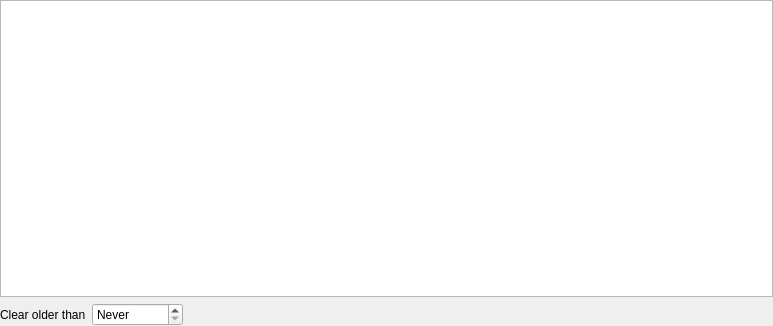
<?xml version="1.0" encoding="UTF-8"?>
<ui version="4.0">
 <class>AlertWidget</class>
 <widget class="QWidget" name="AlertWidget">
  <property name="geometry">
   <rect>
    <x>0</x>
    <y>0</y>
    <width>773</width>
    <height>326</height>
   </rect>
  </property>
  <property name="windowTitle">
   <string>Alerts</string>
  </property>
  <layout class="QVBoxLayout" name="verticalLayout">
   <property name="leftMargin">
    <number>0</number>
   </property>
   <property name="topMargin">
    <number>0</number>
   </property>
   <property name="rightMargin">
    <number>0</number>
   </property>
   <property name="bottomMargin">
    <number>0</number>
   </property>
   <item>
    <widget class="QTableView" name="alertTableView">
     <property name="focusPolicy">
      <enum>Qt::ClickFocus</enum>
     </property>
     <property name="contextMenuPolicy">
      <enum>Qt::ActionsContextMenu</enum>
     </property>
     <property name="editTriggers">
      <set>QAbstractItemView::NoEditTriggers</set>
     </property>
     <property name="tabKeyNavigation">
      <bool>false</bool>
     </property>
     <property name="showDropIndicator" stdset="0">
      <bool>false</bool>
     </property>
     <property name="dragDropOverwriteMode">
      <bool>false</bool>
     </property>
     <property name="alternatingRowColors">
      <bool>true</bool>
     </property>
     <property name="selectionMode">
      <enum>QAbstractItemView::SingleSelection</enum>
     </property>
     <property name="selectionBehavior">
      <enum>QAbstractItemView::SelectRows</enum>
     </property>
     <property name="verticalScrollMode">
      <enum>QAbstractItemView::ScrollPerPixel</enum>
     </property>
     <property name="horizontalScrollMode">
      <enum>QAbstractItemView::ScrollPerPixel</enum>
     </property>
     <attribute name="horizontalHeaderHighlightSections">
      <bool>false</bool>
     </attribute>
     <attribute name="horizontalHeaderStretchLastSection">
      <bool>true</bool>
     </attribute>
     <attribute name="verticalHeaderCascadingSectionResizes">
      <bool>true</bool>
     </attribute>
     <attribute name="verticalHeaderMinimumSectionSize">
      <number>20</number>
     </attribute>
     <attribute name="verticalHeaderDefaultSectionSize">
      <number>20</number>
     </attribute>
    </widget>
   </item>
   <item>
    <layout class="QHBoxLayout" name="horizontalLayout">
     <item>
      <widget class="QLabel" name="clearAlertOlderLabel">
       <property name="text">
        <string>Clear older than</string>
       </property>
      </widget>
     </item>
     <item>
      <widget class="QSpinBox" name="clearAlertOlderSpinBox">
       <property name="focusPolicy">
        <enum>Qt::ClickFocus</enum>
       </property>
       <property name="specialValueText">
        <string>Never</string>
       </property>
       <property name="suffix">
        <string> min(s)</string>
       </property>
       <property name="maximum">
        <number>9999</number>
       </property>
      </widget>
     </item>
     <item>
      <spacer name="horizontalSpacer">
       <property name="orientation">
        <enum>Qt::Horizontal</enum>
       </property>
       <property name="sizeHint" stdset="0">
        <size>
         <width>40</width>
         <height>20</height>
        </size>
       </property>
      </spacer>
     </item>
    </layout>
   </item>
  </layout>
  <action name="actionEditRules">
   <property name="text">
    <string>Edit Rules</string>
   </property>
  </action>
  <action name="actionColumnVisibility">
   <property name="text">
    <string>Column Visibility...</string>
   </property>
  </action>
  <action name="actionClear">
   <property name="text">
    <string>Clear</string>
   </property>
  </action>
 </widget>
 <resources/>
 <connections>
  <connection>
   <sender>alertTableView</sender>
   <signal>doubleClicked(QModelIndex)</signal>
   <receiver>AlertWidget</receiver>
   <slot>entryDoubleClicked(QModelIndex)</slot>
   <hints>
    <hint type="sourcelabel">
     <x>386</x>
     <y>147</y>
    </hint>
    <hint type="destinationlabel">
     <x>386</x>
     <y>162</y>
    </hint>
   </hints>
  </connection>
  <connection>
   <sender>clearAlertOlderSpinBox</sender>
   <signal>valueChanged(int)</signal>
   <receiver>AlertWidget</receiver>
   <slot>alertAgingChanged(int)</slot>
   <hints>
    <hint type="sourcelabel">
     <x>178</x>
     <y>302</y>
    </hint>
    <hint type="destinationlabel">
     <x>386</x>
     <y>162</y>
    </hint>
   </hints>
  </connection>
  <connection>
   <sender>actionEditRules</sender>
   <signal>triggered()</signal>
   <receiver>AlertWidget</receiver>
   <slot>showEditRules()</slot>
   <hints>
    <hint type="sourcelabel">
     <x>-1</x>
     <y>-1</y>
    </hint>
    <hint type="destinationlabel">
     <x>386</x>
     <y>162</y>
    </hint>
   </hints>
  </connection>
  <connection>
   <sender>actionColumnVisibility</sender>
   <signal>triggered()</signal>
   <receiver>AlertWidget</receiver>
   <slot>showColumnVisibility()</slot>
   <hints>
    <hint type="sourcelabel">
     <x>-1</x>
     <y>-1</y>
    </hint>
    <hint type="destinationlabel">
     <x>386</x>
     <y>162</y>
    </hint>
   </hints>
  </connection>
  <connection>
   <sender>actionClear</sender>
   <signal>triggered()</signal>
   <receiver>AlertWidget</receiver>
   <slot>clearAllAlerts()</slot>
   <hints>
    <hint type="sourcelabel">
     <x>-1</x>
     <y>-1</y>
    </hint>
    <hint type="destinationlabel">
     <x>386</x>
     <y>162</y>
    </hint>
   </hints>
  </connection>
 </connections>
 <slots>
  <slot>clearAllAlerts()</slot>
  <slot>entryDoubleClicked(QModelIndex)</slot>
  <slot>alertAgingChanged(int)</slot>
  <slot>showEditRules()</slot>
  <slot>showColumnVisibility()</slot>
 </slots>
</ui>
